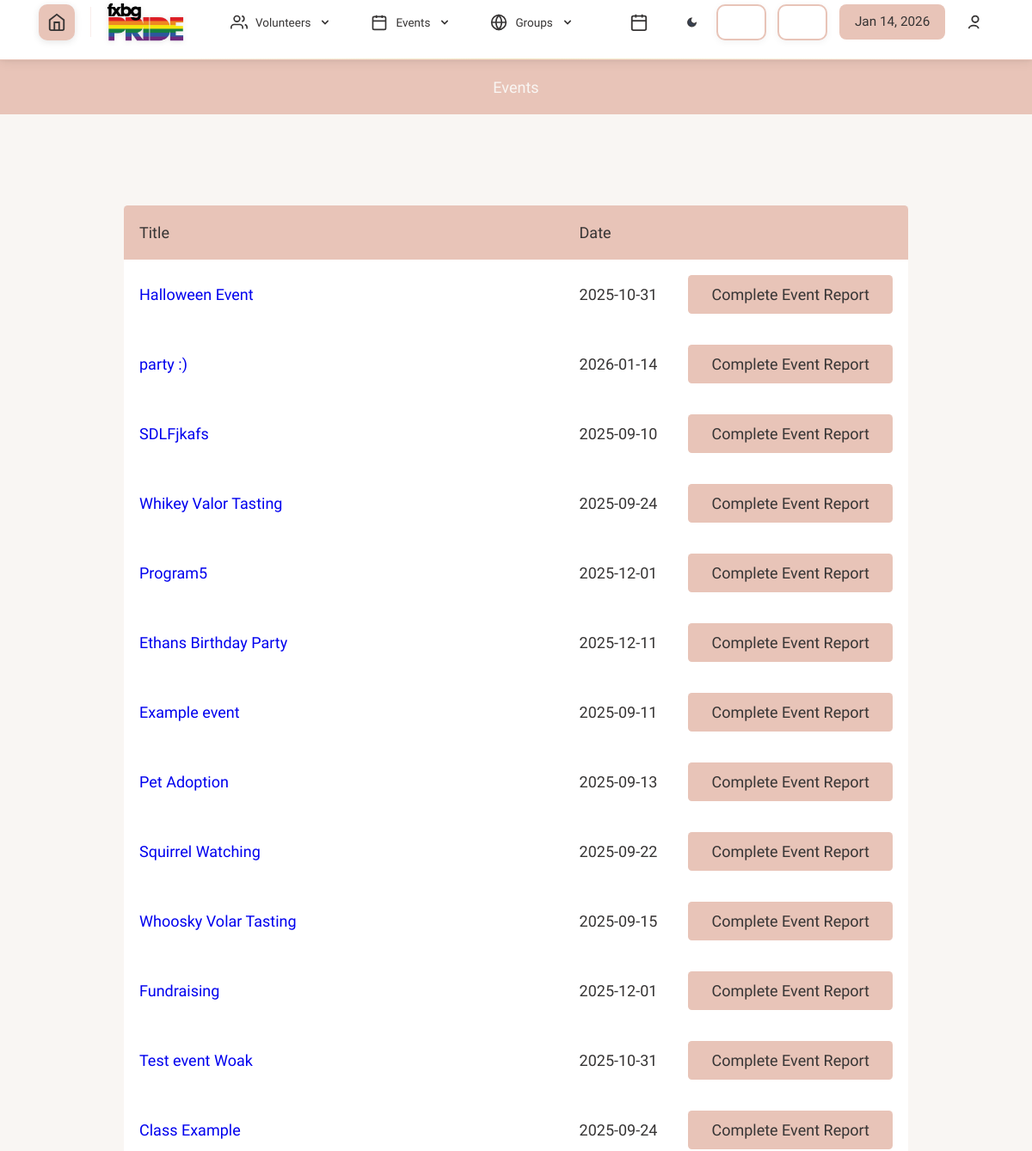
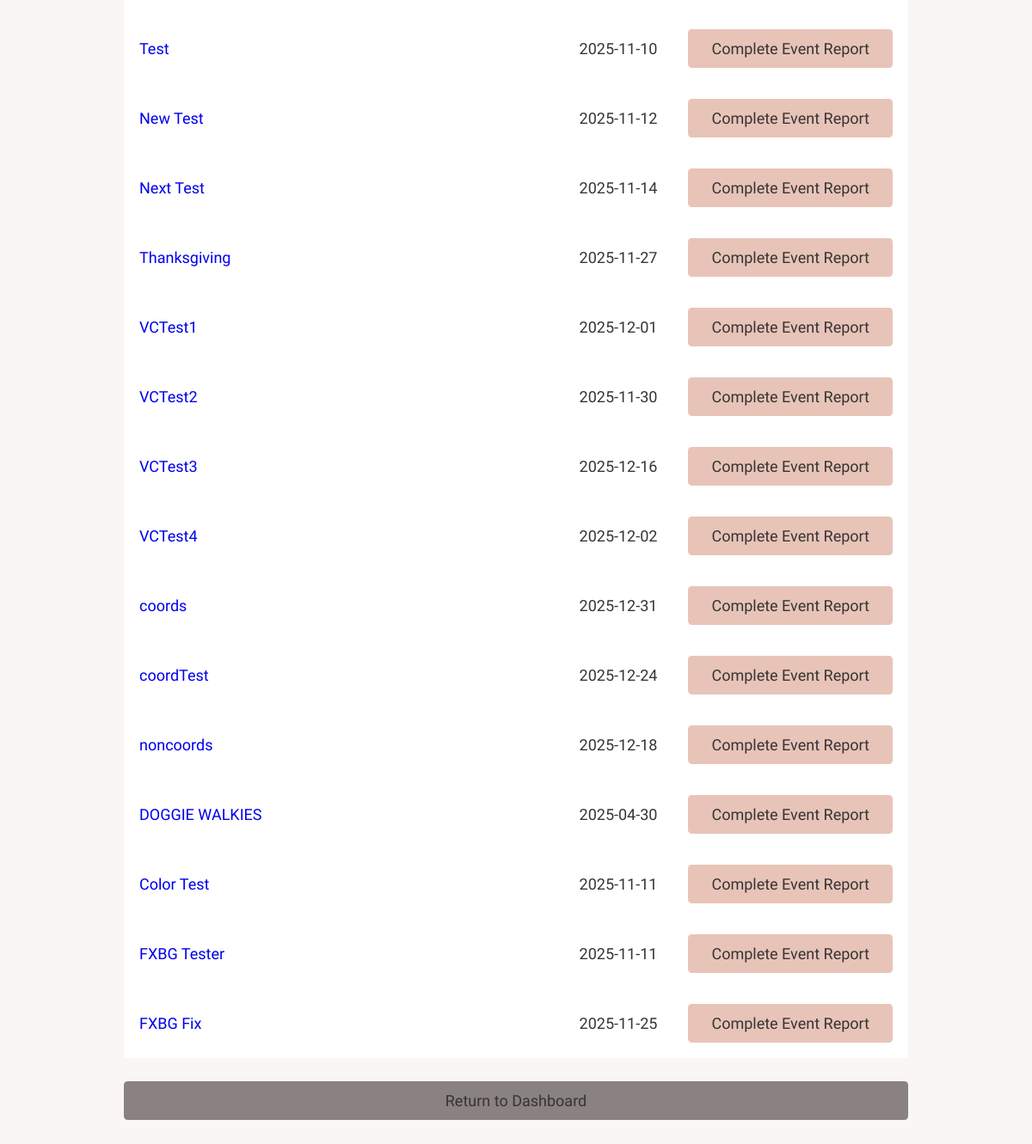
/adminViewingEvents.php (signed in), run on the app's committed database (2 pictures, top to bottom).
### tables this page shows
CREATE TABLE `dbevents` (
  `id` int NOT NULL,
  `name` text NOT NULL,
  `date` char(10) NOT NULL,
  `startTime` char(5) NOT NULL,
  `endTime` char(5) NOT NULL,
  `description` text NOT NULL,
  `capacity` int NOT NULL,
  `completed` text NOT NULL,
  `restricted_signup` tinyint(1) NOT NULL,
  `location` text DEFAULT NULL,
  `type` text NOT NULL,
  `volunteer_coordinator` int(11) DEFAULT NULL
);

### database/dbEvents.php (called while the page is built, shortened)
<?php
include_once(dirname(__FILE__) . '/../domain/Event.php');
function make_an_event($result_row)
{
    $theEvent = new Event(
        $result_row['id'],
        $result_row['name'],
        date: $result_row['date'],
        startTime: $result_row['startTime'],
        endTime: $result_row['endTime'],
        description: $result_row['description'],
        capacity: $result_row['capacity'],
        completed: $result_row['completed'],
        restricted_signup: $result_row['restricted_signup'],
        type: $result_row['type']
    );
    return $theEvent;
}
function get_all_events()
{
    $con = connect();
    $query = "SELECT * FROM dbevents" .
            " ORDER BY completed";
    $result = mysqli_query($con, $query);
    $theEvents = array();
    while ($result_row = mysqli_fetch_assoc($result)) {
        $theEvent = make_an_event($result_row);
        $theEvents[] = $theEvent;
    }
    return $theEvents;
}

### domain/Event.php (called while the page is built, shortened)
<?php
class Event
{
    private $id;
    private $name;
    private $date;
    function __construct($id, $name, $date, $startTime, $endTime, $description, $capacity, $completed, $restricted_signup, $type)
    {
        $this->id = $id;
        $this->name = $name;
        $this->date = $date;
    }
    function getID()
    {
        return $this->id;
    }
    function getName()
    {
        return $this->name;
    }
    function getDate()
    {
        return $this->date;
    }
}

### adminViewingEvents.php (the view, shortened to what this page needs)
<?php
    include 'database/dbEvents.php';
?>
<!DOCTYPE html>
<html>
    <head>
        <?php require_once('universal.inc') ?>
        <link rel="stylesheet" href="css/messages.css"></link>
    </head>
    <body>
        <?php require_once('header.php') ?>
        <?php require_once('database/dbEvents.php');?>
        <h1>Events</h1>
        <main class="general">
            <?php
                $events = get_all_events();
            if (sizeof(get_all_events())) : ?>
                <div class="table-wrapper">
                    <table class="general">
                        <thead>
                            <tr>
                                <th>Title</th>
                                <th style="width:1px">Date</th>
                                <th style="width:1px"></th>
                            </tr>
                        </thead>
                        <tbody class="standout">
                            <?php
                            foreach ($events as $event) {
                                $eventID = $event->getID();
                                $title = $event->getName();
                                $date = $event->getDate();
                                    echo "
                                        <tr data-event-id='$eventID'>
                                            <td><a href='event.php?id=$eventID'>$title</a></td>
                                            <td>$date</td>
                                            <td><a class='button sign-up' href='eventReport.php'>Complete Event Report</a></td>
                                        </tr>";
                            }
                            ?>
                        </tbody>
                    </table>
                </div>
            <?php else : ?>
                <p class="no-events standout">There are currently no events available to view.<a class="button add" href="addEvent.php">Create a New Event</a> </p>
            <?php endif ?>
            <a class="button cancel" href="index.php">Return to Dashboard</a>
        </main>
    </body>
</html>

### css/base.css (style rules this page uses)
html, body, header, main, footer, div, span, p, h1, h2, h3, h4, h5, h6, ul, ol, li, input, select, textarea, form, section, label, table, td, tr, th, form, fieldset, em, button, a { padding: 0; margin: 0; font-size: inherit; font-family: inherit; font-weight: inherit; text-decoration: none; font-style: normal; box-sizing: border-box; text-align: left; list-style-type: none; border-spacing: 0; }
:root { --page-background-color: #ffffff; --page-font-color: #333333; --inactive-font-color: #d0d0d0; --inactive-background-color: #f0f0f0; --standout-background: #fafafa; --happy-toast-background-color: #1a7024; --happy-toast-font-color: white; --info-toast-background-color: #2f2f2f; --info-toast-font-color: white; --error-toast-background-color: #701a1a; --error-toast-font-color: white; --shadow-and-border-color: #e8c4b8; --main-color: #e8c4b8; --accent-color: #d4af37; --secondary-accent-color: #e8c4b8; --calendar-event-color: #808080; --calendar-event-color-hover: var(--main-color); --calendar-today-border: 2px solid var(--secondary-accent-color); --button-font-color: #363434; --button-padding: 0.5rem 1.5rem; --button-border-radius: 0.25rem; --standard-border: 1px solid #e8c4b8; --light-border: 1px solid var(--shadow-and-border-color); --text-field-border: 2px solid #e8c4b8; --cancel-button-background-color: #8a8280; --error-color: red; font-size: 18px; font-family: "Quicksand", sans-serif; font-weight: 400; }
body { background-color: var(--page-background-color); color: var(--page-font-color); font-family: "Quicksand", sans-serif; }
main:not(.login):not(.calendar-view):not(.dashboard) { padding: 1rem; }
input[type="submit"], button, .button { color: var(--button-font-color); background-color: var(--main-color); padding: var(--button-padding); border: none; border-radius: var(--button-border-radius); font-weight: 500; width: 100%; transition: background-color 0.3s; cursor: pointer; text-align: center; }
h1 { font-size: 1.5rem; font-weight: 500; margin-bottom: 2rem; background-color: var(--main-color); color: var(--page-background-color); width: 100%; text-align: center; padding: 1rem; }
.button { display: inline-block; }
button.cancel, a.cancel { background-color: var(--cancel-button-background-color); }
main.general, form.general { margin: 1rem; display: flex; flex-direction: column; gap: 0.5rem; }
table.general { width: 100%; padding-bottom: 1rem; }
table.general th:first-of-type { border-top-left-radius: 0.25rem; }
table.general th:last-of-type { border-top-right-radius: 0.25rem; }
table.general th { background-color: var(--main-color); color: var(--button-font-color); font-weight: 500; }
table.general th, table.general td { padding: 1rem; white-space: nowrap; }
.standout { border-bottom: 3px solid var(--shadow-and-border-color); padding: 1rem; background-color: var(--standout-background); }
@media only screen and (min-width: 1024px) { main.general, form.general { margin: 0rem 8rem 4rem 8rem; } }

### css/messages.css (style rules this page uses)
:root { --unread-message-background: #f1eadf; --message-body-border-color: #ddd; --priorityone-color: #4fffb0; --prioritytwo-color: #f0e68c; --prioritythree-color: #fd5c63; }

### css/pwa-mobile.css (style rules this page uses)
@media (min-width: 769px) { * { -webkit-tap-highlight-color: transparent; } }
a:not(.calendar-event), button { position: relative; }
html { scroll-behavior: smooth; }
.table-wrapper, .mobile-more-content, .nav-menu { -webkit-overflow-scrolling: touch; }
@media (min-width: 769px) { .table-wrapper { overflow-x: visible !important; } }
@media (min-width: 769px) { table, table.general { min-width: auto !important; } }
@media (min-width: 769px) { h1 { font-size: inherit !important; } }
@media (min-width: 769px) { main.general { padding: inherit !important; } }

### css/accessibility-settings.css (style rules this page uses)
body, body * { font-family: var( --accessibility-font-family, var(--default-font-family, "Quicksand", sans-serif) ) !important; }
body, body *, p, span, div, a, button, input, select, textarea, label, li, td, th, h1, h2, h3, h4, h5, h6 { font-weight: var(--accessibility-font-weight, 400) !important; line-height: var(--accessibility-line-height, 1.5) !important; letter-spacing: var(--accessibility-letter-spacing, 0) !important; }
html { font-size: calc(18px * var(--accessibility-font-scale, 1)) !important; }
body, p, span, div, a, button, input, select, textarea, label { transition: font-size 0.3s ease, font-weight 0.3s ease, line-height 0.3s ease, letter-spacing 0.3s ease; }

### data on the page
dbevents: name "Halloween Event", date "2025-10-31"
dbevents: name "party :)", date "2026-01-14"
dbevents: name "SDLFjkafs", date "2025-09-10"
dbevents: name "Whikey Valor Tasting", date "2025-09-24"
dbevents: name "Program5", date "2025-12-01"
dbevents: name "Ethans Birthday Party", date "2025-12-11"
dbevents: name "Example event", date "2025-09-11"
dbevents: name "Pet Adoption", date "2025-09-13"
dbevents: name "Squirrel Watching", date "2025-09-22"
dbevents: name "Whoosky Volar Tasting", date "2025-09-15"
dbevents: name "Fundraising", date "2025-12-01"
dbevents: name "Test event Woak", date "2025-10-31"
dbevents: name "Class Example", date "2025-09-24"
dbevents: name "Test", date "2025-11-10"
dbevents: name "New Test", date "2025-11-12"
dbevents: name "Next Test", date "2025-11-14"
dbevents: name "Thanksgiving", date "2025-11-27"
dbevents: name "VCTest1", date "2025-12-01"
dbevents: name "VCTest2", date "2025-11-30"
dbevents: name "VCTest3", date "2025-12-16"
dbevents: name "VCTest4", date "2025-12-02"
dbevents: name "coords", date "2025-12-31"
dbevents: name "coordTest", date "2025-12-24"
dbevents: name "noncoords", date "2025-12-18"
dbevents: name "DOGGIE WALKIES", date "2025-04-30"
dbevents: name "Color Test", date "2025-11-11"
dbevents: name "FXBG Tester", date "2025-11-11"
dbevents: name "FXBG Fix", date "2025-11-25"
